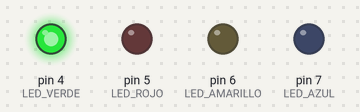
Recording of a sketch running on a simulated Arduino Uno, built with avr-gcc and run on an emulated ATmega328P. Parts: output pins drawn as LEDs (lit = HIGH).

Above: at 0.2 s.
At 1.2 s:
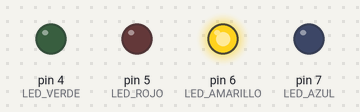
At 2.7 s:
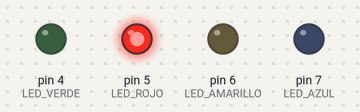
At 3.7 s:
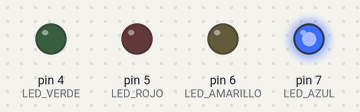
Timing chart, 0 to 4.6 s (numbered marks = the images above):
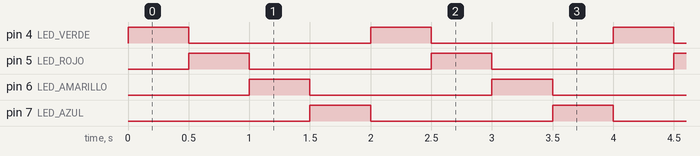

Measured:
- by itself, pin 4 (LED_VERDE), pin 5 (LED_ROJO), pin 6 (LED_AMARILLO), pin 7 (LED_AZUL): alternates HIGH for 0.50 s and LOW for 1.5 s
- by itself, everything shown: repeats every 2.0 s, in 5 steps

The sketch:

LEDS.ino
```cpp
// Codigo basico para conexión y prueba de LEDS
// Arduino UNO - MEGA
// LED VERDE -> PIN 4
// LED ROJO -> PIN 5
// LED AMARILLO -> PIN 6
// LED AZUL -> PIN 7
// GND GENERAL -> GND
// Definir pines de los LEDs
#define LED_VERDE 4
#define LED_ROJO 5
#define LED_AMARILLO 6
#define LED_AZUL 7

void setup() {
  // Configurar pines como salidas
  pinMode(LED_VERDE, OUTPUT);
  pinMode(LED_ROJO, OUTPUT);
  pinMode(LED_AMARILLO, OUTPUT);
  pinMode(LED_AZUL, OUTPUT);
}

void loop() {
  digitalWrite(LED_VERDE, HIGH);  // Encender LED verde
  delay(500);                     // Esperar 500ms
  digitalWrite(LED_VERDE, LOW);   // Apagar LED verde

  digitalWrite(LED_ROJO, HIGH);   // Encender LED rojo
  delay(500);
  digitalWrite(LED_ROJO, LOW);

  digitalWrite(LED_AMARILLO, HIGH); // Encender LED amarillo
  delay(500);
  digitalWrite(LED_AMARILLO, LOW);

  digitalWrite(LED_AZUL, HIGH);   // Encender LED azul
  delay(500);
  digitalWrite(LED_AZUL, LOW);
}
```
